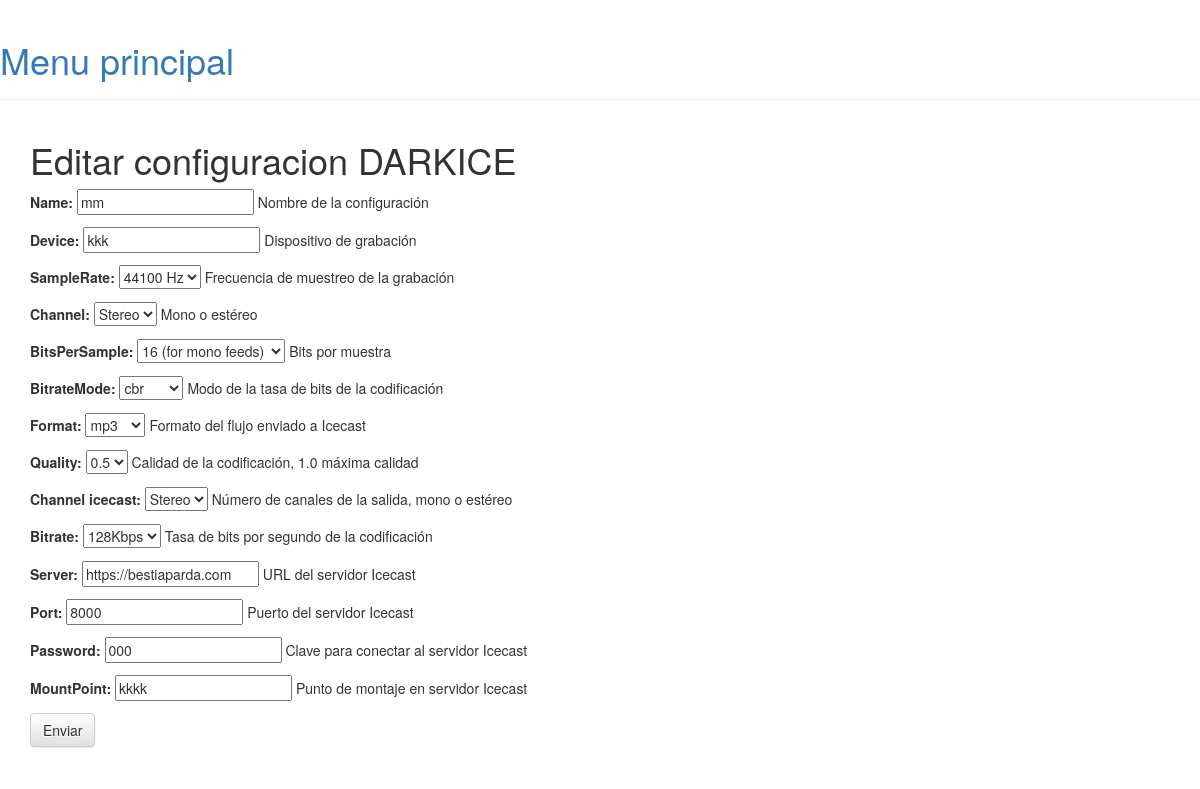
Page /config/edit/1/ on the committed database.
### darkice/models.py (models this page shows, shortened)
class Config(models.Model):
	CHANNEL_CHOICES =(
    (1, "Mono"),
    (2, "Stereo"),
    )
	BITS_PER_SAMPLE_CHOICES =(
		(16, "16 (for mono feeds)"),
		(32,"32 (for stereo feeds)"),
	)
	BITRATE_CHOICES=(
		(96,"96Kbps"),
		(128,"128Kbps"),
		(160,"160Kbps"),
		(192,"192Kbps"),
		(320,"96Kbps"),
    )
	SAMPLE_RATE_CHOICES =(
		(11025 , "11025 Hz"),
        (22050 , "22050 Hz"),
		(44100 , "44100 Hz"),
		(48000 , "48000 Hz"),
    )
	FORMAT_CHOICES =(
		('vorbis' ,'vorbis'),
		('mp3' ,'mp3'),
		('mp2','mp2'),
		('aac' ,'aac'),
		('aacp' ,'aacp'),
	)
	BITRATE__MODE_CHOICES =(
		('cbr' ,'cbr'),
        ('abr' ,'abr'),
        ('vbr',"vbr"),
	)
	QUALITY_CHOICES= (
		(0.0 ,'0.0'),
		(0.1 ,'0.1'),
		(0.2 ,'0.2'),
		(0.3 ,'0.3'),
		(0.4 ,'0.4'),
		(0.5 ,'0.5'),
		(0.6 ,'0.6'),
		(0.7 ,'0.7'),
		(0.8 ,'0.8'),
        (0.9 , '0.9'),
		(1.0, '1.0'),
    )
	os.system("/home/chema/.WORK/pfc_1/audio_stream/dispositivos.sh")
	name=models.CharField(unique=True,max_length=10)
	device= models.CharField(max_length=6,help_text="Dispositivo de grabación")
	sampleRate= models.PositiveSmallIntegerField(choices=SAMPLE_RATE_CHOICES,default=44100,help_text="Frecuencia de muestreo de la grabación")
	bitsPerSample= models.PositiveSmallIntegerField(choices= BITS_PER_SAMPLE_CHOICES,default=16,help_text="Bits por muestra")
	channel= models.PositiveSmallIntegerField(choices=CHANNEL_CHOICES,default= 2,help_text="Mono o estéreo")
	bitrateMode= models.CharField(choices=BITRATE__MODE_CHOICES,max_length=3,help_text="Modo de la tasa de bits de la codificación")
	format= models.CharField(choices=FORMAT_CHOICES,default='mp3',max_length=3,help_text="Formato del flujo enviado a Icecast")
	quality= models.DecimalField(choices=QUALITY_CHOICES,default=1.0,max_digits=2,decimal_places=1,help_text="Calidad de la codificación, 1.0 máxima calidad")
	channel_icecast= models.PositiveSmallIntegerField(choices=CHANNEL_CHOICES,default=2,help_text="Número de canales de la salida, mono o estéreo")
	bitrate= models.PositiveSmallIntegerField(choices=BITRATE_CHOICES,default=128,help_text="Tasa de bits por segundo de la codificación")
	server= models.URLField(help_text="URL del servidor Icecast")
	port = models.PositiveSmallIntegerField(default=8000,help_text="Puerto del servidor Icecast")
	password= models.CharField(max_length=20,help_text="Clave para conectar al servidor Icecast")
	mountPoint= models.CharField(max_length=20,help_text="Punto de montaje en servidor Icecast")

### darkice/views.py (the view)
# urls.py: url(r'^config/edit/(\d+)/$', edit_configuration, name='edit_configuration'),
def edit_configuration(request,config_id):
    new_config=Config.objects.get(pk=config_id)
    if request.method == 'POST':
        form=PostForm(request.POST,instance=new_config)
        if form.is_valid():
          new_config.device=form.cleaned_data['device']
          new_config.sampleRate=form.cleaned_data['sampleRate']
          new_config.bitsPerSample=form.cleaned_data['bitsPerSample']
          new_config.channel=form.cleaned_data['channel']
          new_config.bitrateMode=form.cleaned_data['bitrateMode']
          new_config.format=form.cleaned_data['format']
          new_config.quality=form.cleaned_data['quality']
          new_config.bitrate=form.cleaned_data['bitrate']
          new_config.channel_icecast=form.cleaned_data['channel_icecast']
          new_config.server=form.cleaned_data['server']
          new_config.port=form.cleaned_data['port']
          new_config.mountPoint=form.cleaned_data['mountPoint']
          new_config.save()
    else:
          form = PostForm(instance=new_config)
    return render(request, 'darkice/config_edit.html', {'form': form})

### darkice/form.py (shortened to what this page needs)
class PostForm (forms.ModelForm):
   class Meta:
            model = Config
            fields = ('name','device', 'sampleRate','channel','bitsPerSample','bitrateMode','format','quality','channel_icecast','bitrate','server','port','password','mountPoint',)
            help_texts = {'name': "Nombre de la configuración",
            'device': "Dispositivo de grabación",
            'sampleRate': "Frecuencia de muestreo de la grabación",
            'bitsPerSample': "Bits por muestra",
            'channel':"Mono o estéreo",
            'bitrateMode': "Modo de la tasa de bits de la codificación",
            'format': "Formato del flujo enviado a Icecast",
            'quality':"Calidad de la codificación, 1.0 máxima calidad",
            'channel_icecast': "Número de canales de la salida, mono o estéreo",
            'bitrate': "Tasa de bits por segundo de la codificación",
            'server': "URL del servidor Icecast",
            'port': "Puerto del servidor Icecast",
            'password':"Clave para conectar al servidor Icecast",
            'mountPoint':"Punto de montaje en servidor Icecast",
            }

### darkice/templates/darkice/config_edit.html (shortened to what this page needs)
{% extends "darkice/base.html" %}
    {% block content %}
        <h1>Editar configuracion DARKICE</h1>
        <form method="POST" class="post-form">
            {{ form.as_p }}
            <button type="submit" class="save btn btn-default">Enviar</button>
        </form>
    {% endblock %}

### rows in the picture
Config: name "mm", device "kkk", sampleRate "44100 Hz", channel "Stereo", bitsPerSample "16 (for mono feeds)", bitrateMode "cbr", format "mp3", quality "0.5", channel_icecast "Stereo", bitrate "128Kbps", server "https://bestiaparda.com", port "8000", password "000", mountPoint "kkkk"
